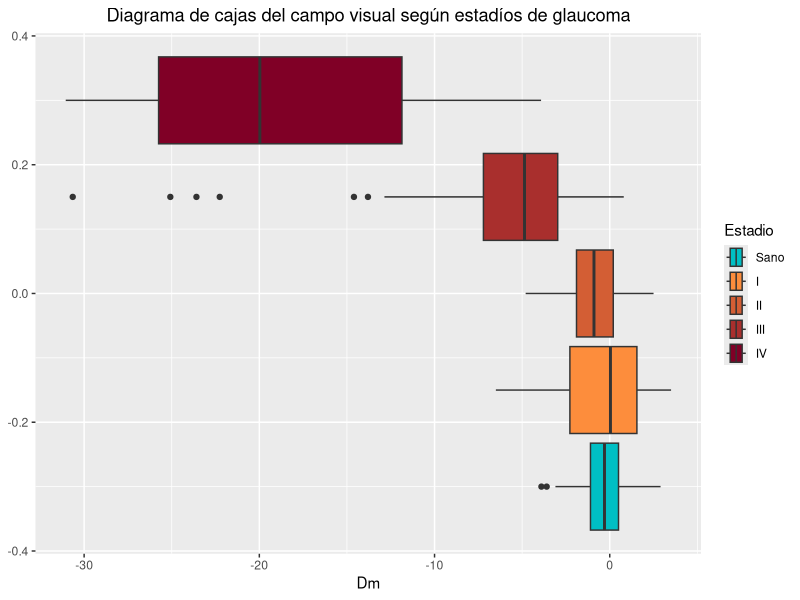
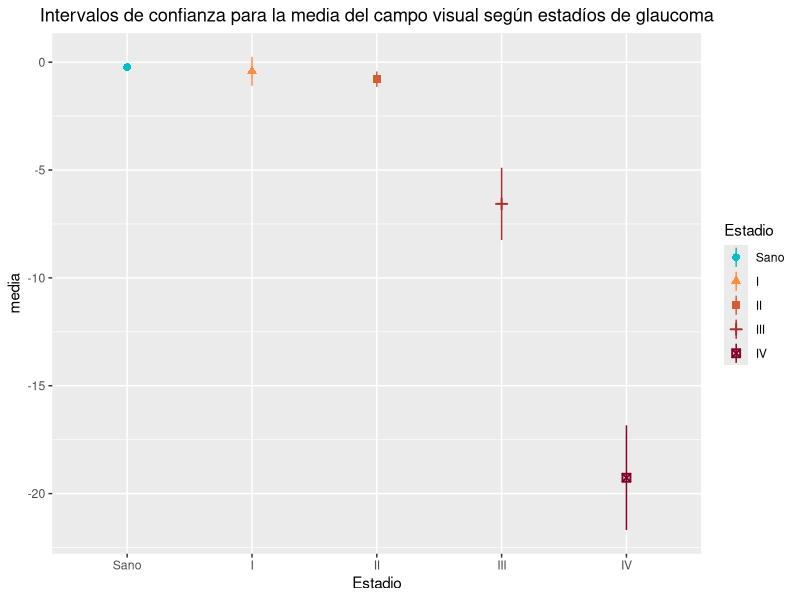

Write the R code that produced these figures, in order. (Note: this script raises an error after producing the figures.)
## ---- chunk 1
library(knitr)
## Global options
options(digits = 4)
opts_chunk$set(echo=F, cache=T, prompt=F, tidy=T, comment=NA, message=F, warning=F, dev="png", dev.args=list(type="cairo"), dpi=300)
## ---- chunk 2
.packages <- c("tidyverse", "irr")
.installed <- .packages %in% installed.packages()
if (length(.packages[!.installed])>0) install.packages(.packages[!.installed])
lapply(.packages, require, character.only=T)
## ---- chunk 3
data <- read_csv('data/campo-visual.csv', col_types = cols(Estadio = "f"))
data$Estadio <- ordered(data$Estadio, levels=levels(data$Estadio))
# Filtramos los ojos con glaucoma en un nuevo conjunto de datos
data.glaucoma <- data %>% filter(Estadio != 'Sano')
## ---- chunk 4
data <- data %>% # Eliminar los casos con errores mayores del 16%
  filter(Error <= 16)
## ---- chunk 5
# Color palette
  n <- 4
  colfunc <- colorRampPalette(c("#FD8D3C", "#800026"))
  palette.glaucoma <- colfunc(n)
  palette <- c("#00BFC4", palette.glaucoma)
#palette.healthy <- c("#00FF00", "#3FBF00", "#7F7F00", "#BF3F00", "#FF0000")
#palette <- palette.healthy[-1]

data %>% 
  ggplot(aes(x=Dm, fill=Estadio)) +
  geom_boxplot() +
  scale_fill_manual(values = palette) + 
  labs(title = "Diagrama de cajas del campo visual según estadíos de glaucoma") +
  theme(plot.title = element_text(hjust = 0.5))
## ---- chunk 6
means <- data %>% 
  group_by(Estadio) %>%
  summarise(n=n(), media = mean(Dm), desv.est= sd(Dm)) %>%
  mutate(error.est = desv.est / sqrt(n), lim.inf.ic = media - qt(1 - (0.05 / 2), n - 1) * error.est, lim.sup.ic = media + qt(1 - (0.05 / 2), n - 1) * error.est)
kable(means)
## ---- chunk 7
# Color palette
ggplot(means, aes(x=Estadio, y = media, colour = Estadio, shape = Estadio)) +
  geom_pointrange(aes(ymin = lim.inf.ic, ymax = lim.sup.ic), position = position_dodge(width = 0.5)) +
  ggtitle("Intervalos de confianza para la media del campo visual según estadíos de glaucoma") +
  scale_colour_manual(values = palette) +
  theme(plot.title = element_text(hjust = 0.5))
## ---- chunk 8
seed = 123
# Variables consideradas
vars = "Dm"
# Número de clusters
n <- 4
labels <- c("I", "II", "III", "IV")
# Shapes
shapes <- c(1, 3, 15, 17, 16)
# K-means clusters
clusters <- kmeans(data.glaucoma[, vars], centers = n, nstart = 25)
centers <- clusters$centers[order(clusters$centers[,1], decreasing = T),]
clusters <- kmeans(data.glaucoma[, vars], centers = centers)
# Convert the cluster into a factor
clusters$cluster <- as.factor(clusters$cluster)
# Assign labels to factors
levels(clusters$cluster) <- labels
# Add cluster to data frame
data.glaucoma[, "Estadio.CV"] <- ordered(clusters$cluster)
# data %>% ggplot(aes(x=Dm, y=Estadio.CV, colour=Estadio.CV)) + geom_point()
## ---- chunk 9
means <- data.glaucoma %>% 
  group_by(Estadio.CV) %>%
  summarise(n=n(), media = mean(Dm), desv.est= sd(Dm)) %>%
  mutate(error.est = desv.est / sqrt(n), lim.inf.ic = media - qt(1 - (0.05 / 2), n - 1) * error.est, lim.sup.ic = media + qt(1 - (0.05 / 2), n - 1) * error.est)
kable(means)
## ---- chunk 10
k <- kendall(data.glaucoma[, c("Estadio", "Estadio.CV")], correct = T)
k
